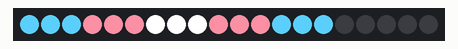
This sketch was run on a simulated Arduino Uno, built with avr-gcc and run on an emulated ATmega328P. Shown: 20 RGB LEDs in strip order, left to right.

Above: at 0.05 s.
At 0.55 s:
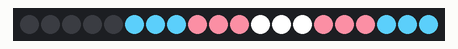
At 1.16 s:
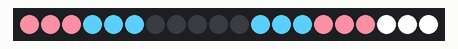
At 1.77 s:
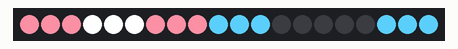
At 2.37 s:
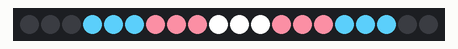

The sketch:

FlowTransFlag.ino
```cpp
#include <FastLED.h>

#define NUM_LEDS 20
#define DATA_PIN 4

CRGB leds[NUM_LEDS];
CRGB hold[NUM_LEDS];

//CHANGES RATE OF MOVEMENT
int delayTime = 50;

//SIZE OF FLAG
//BREAK INTO 5 EQUAL SIZED PARTS

//ADD MATH LATER IDIOT
#define flagSize 15

int flagCompSize = 3;

CRGB flag[flagSize];

void setup() {
  FastLED.addLeds<NEOPIXEL, DATA_PIN>(leds, NUM_LEDS);

  //TEMPORARY MATHES FOR PROTOTYPE
  for(int i = 0; i < 3; i++)
  {
    leds[i] = CRGB(88,200,243);
  }

  for(int i = 3; i < 6; i++)
  {
    leds[i] = CRGB(242, 138, 158);
  }

  for(int i = 6; i < 9; i++)
  {
    leds[i] = CRGB::White;
  }

  for(int i = 9; i < 12; i++)
  {
    leds[i] = CRGB(242, 138, 158);
  }

  for(int i = 12; i < 15; i++)
  {
    leds[i] = CRGB(88,200,243);
  }

  for(int i = 0; i < NUM_LEDS; i++)
  {
    hold[i] = leds[i];
  }

  FastLED.show();
}

void loop() {
  delay(100);

  for(int i = 0; i < NUM_LEDS; i++)
  {
    if(i < NUM_LEDS - 1)
    {
      leds[i+1] = hold[i];
    }
    else
    {
      leds[0] = hold[i];
    }
  }

  FastLED.show();

  for(int i = 0; i < NUM_LEDS; i++)
  {
    hold[i] = leds[i];
  }
}
```

Measured:
- by itself, everything shown: repeats every 2.0 s, in 20 steps
